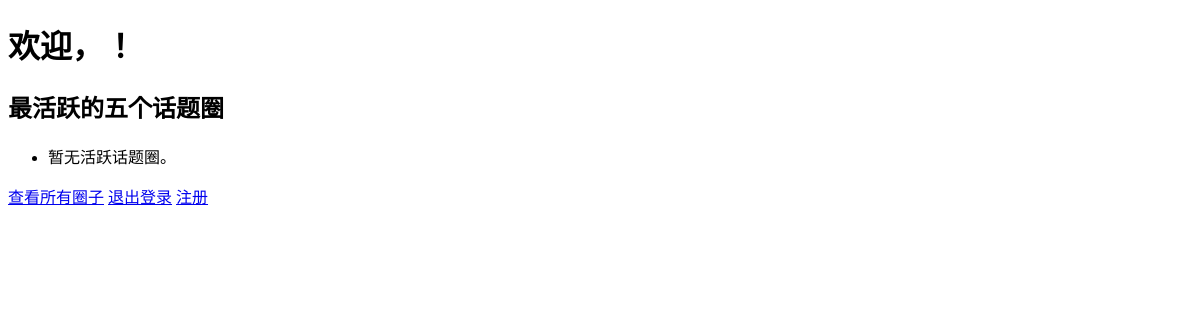
/, run on an earlier commit of the app's database.
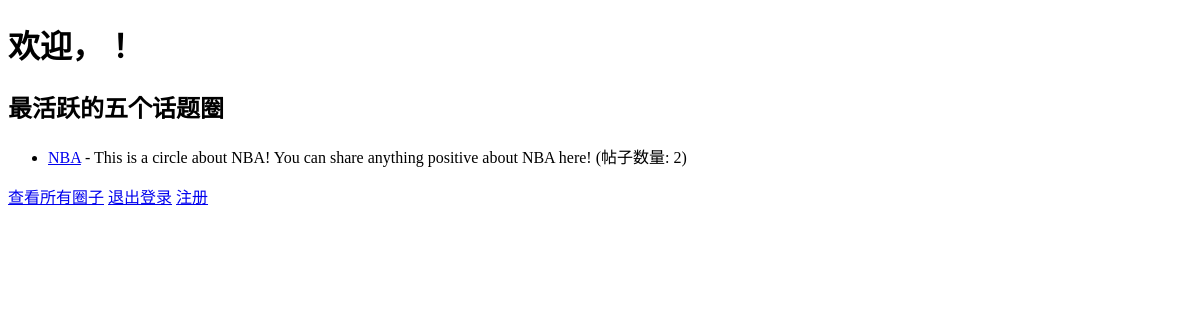
And on a later commit of the database.
### forum/models.py (models this page shows, shortened)
class TopicCircle(models.Model):
    name = models.CharField(max_length=100, unique=True)
    description = models.TextField(blank=True)
    created_at = models.DateTimeField(auto_now_add=True)
    created_by = models.ForeignKey(GUser, on_delete=models.SET_NULL, null=True, limit_choices_to={'is_admin': True})  # 仅管理员创建
    is_active = models.BooleanField(default=True)

### forum/views.py (the view)
# urls.py: path('', views.home, name='home'),
def home(request):
    circles = TopicCircle.objects.filter(is_active=True).annotate(
        post_count=Count('post')
    ).order_by('-post_count')[:5]
    return render(request, 'forum/home.html', {'circles': circles})

### forum/templates/forum/home.html (shortened to what this page needs)
<!DOCTYPE html>
<html>
<head>
</head>
<body>
    <h1>欢迎，{{ user.username }}！</h1>
    <h2>最活跃的五个话题圈</h2>
    <ul>
        {% for circle in circles %}
            <li>
                <a href="{% url 'circle_detail' circle.id %}">{{ circle.name }}</a>
                - {{ circle.description }} (帖子数量: {{ circle.post_count }})
            </li>
        {% empty %}
            <li>暂无活跃话题圈。</li>
        {% endfor %}
    </ul>
    <a href="{% url 'all_circles' %}">查看所有圈子</a>
    <a href="{% url 'logout' %}">退出登录</a>
    <a href="{% url 'register' %}">注册</a>
</body>
</html>

What changed in the data, as far as the page shows it:
added TopicCircle: name "NBA", description "This is a circle about NBA! You can share anything positive about NBA here!", post_count "2"
Also different on the page:
text no longer shown: "暂无活跃话题圈。"
